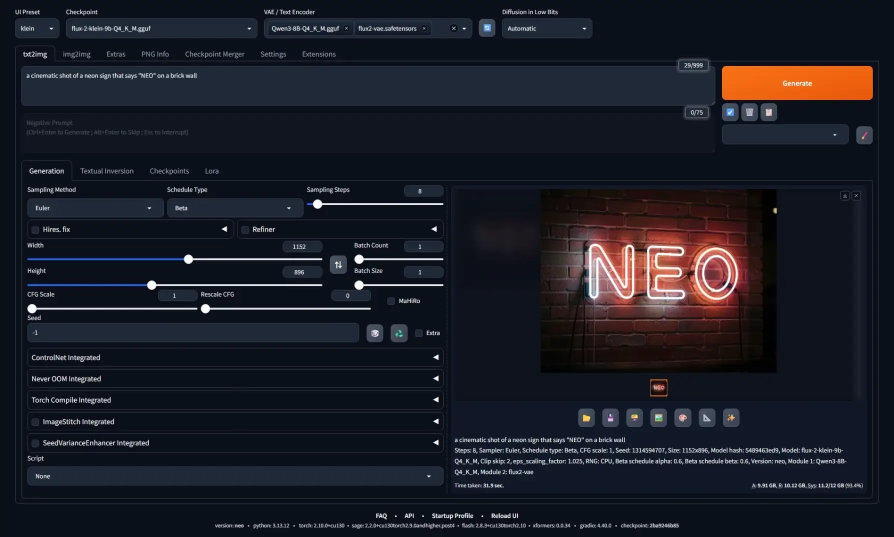
#> input picture html/ui.webp, 1788 x 1074 px (shown at 1/2 size)
$ python krea2_tiled_refine.py --input ../html/ui.webp
#> lines starting #> are read from the running program, lines starting #| are printed output that depends on the picture
### tools/krea2_8k_img2img.py
import argparse
import base64
import io
import json
import sys
import threading
import time
from datetime import datetime
from pathlib import Path

ROOT = Path(__file__).resolve().parents[1]
if str(ROOT) not in sys.path:
    sys.path.insert(0, str(ROOT))

import requests
from PIL import Image

from modules_forge.krea2_upscale import (
    SAFE_DIFFUSION_LONG_EDGE,
    capped_diffusion_size,
    require_positive_int,
    require_safe_diffusion_size,
    target_size,
    two_stage_sizes,
)


DEFAULT_API = "http://127.0.0.1:7861"
DEFAULT_OUTPUT_ROOT = "output"


def emit(message: str):
    sys.stdout.write(f"{message}\n")
    sys.stdout.flush()


# [49 lines left out: functions validate_args, image_to_b64_png, decode_b64_image, not called in this run]


def prompt_from_png(path: Path) -> tuple[str, str]:
    with Image.open(path) as image:
        params = image.info.get("parameters", "")
    if not params:
        return "", ""
    negative = ""
    prompt_block = params
    if "\nNegative prompt:" in params:
        prompt_block, rest = params.split("\nNegative prompt:", 1)
        negative = rest.split("\nSteps:", 1)[0].strip()
    elif "\nSteps:" in params:
        prompt_block = params.split("\nSteps:", 1)[0]
    return prompt_block.strip(), negative


# [500 lines left out: functions recent_saved_images, build_img2img_payload, write_payload_preview, poll_progress, post_img2img, main, not called in this run]


# [2 lines that do not run on import are left out]

### modules_forge/krea2_upscale.py
import math


SAFE_DIFFUSION_LONG_EDGE = 3584


def multiple_of(value: float, multiple: int) -> int:
    return max(multiple, int(round(value / multiple)) * multiple)


def require_positive_int(value: int | None, name: str):
    if value is not None and value <= 0:
        raise ValueError(f"{name} must be > 0.")


# [123 lines left out: functions target_size, size_from_long_edge, capped_diffusion_size, require_safe_diffusion_size, auto_first_pass_long_edge, two_stage_sizes, not called in this run]

### tools/krea2_tiled_refine.py
import argparse
import json
import sys
from datetime import datetime
from pathlib import Path

ROOT = Path(__file__).resolve().parents[1]
if str(ROOT) not in sys.path:
    sys.path.insert(0, str(ROOT))

import numpy as np
from PIL import Image

from modules_forge.krea2_upscale import require_positive_int, target_size
from tools.krea2_8k_img2img import (
    decode_b64_image,
    image_to_b64_png,
    post_img2img,
    prompt_from_png,
)


DEFAULT_API = "http://127.0.0.1:7861"
DEFAULT_OUTPUT_ROOT = "output/krea2_tiled_refine"
DEFAULT_MAX_OUTPUT_PIXELS = 24_000_000
DEFAULT_MAX_TILE_PIXELS = 1_638_400


def emit(message: str):
    sys.stdout.write(f"{message}\n")
    sys.stdout.flush()


def require_positive_float(value: float, name: str):
    if value <= 0:
        raise ValueError(f"{name} must be > 0.")


def validate_args(args):
    if (args.width is None) != (args.height is None):
        raise ValueError("--width and --height must be passed together.")

    for value, name in (
        (args.long_edge, "--long-edge"),
        (args.width, "--width"),
        (args.height, "--height"),
        (args.tile_size, "--tile-size"),
        (args.steps, "--steps"),
        (args.timeout, "--timeout"),
        (args.max_output_pixels, "--max-output-pixels"),
        (args.max_tile_pixels, "--max-tile-pixels"),
    ):
        require_positive_int(value, name)

    require_positive_float(args.scale, "--scale")
    if args.overlap < 0:
        raise ValueError("--overlap must be >= 0.")
    if args.overlap >= args.tile_size:
        raise ValueError("--overlap must be < --tile-size.")
    if args.tile_size * args.tile_size > args.max_tile_pixels:
        raise ValueError("--tile-size exceeds --max-tile-pixels.")
    if not 0 <= args.denoise <= 1:
        raise ValueError("--denoise must be between 0 and 1.")
    if args.cfg < 0:
        raise ValueError("--cfg must be >= 0.")
    if args.distilled_cfg < 0:
        raise ValueError("--distilled-cfg must be >= 0.")
    if args.progress_interval < 0:
        raise ValueError("--progress-interval must be >= 0.")
    if args.no_progress_timeout < 0:
        raise ValueError("--no-progress-timeout must be >= 0.")
    if args.no_progress_timeout > 0 and args.progress_interval <= 0:
        raise ValueError("--no-progress-timeout requires --progress-interval > 0.")


def target_size_from_args(width: int, height: int, args) -> tuple[int, int]:
    if args.width is not None and args.height is not None:
        target_w, target_h = target_size(
            width, height, args.long_edge, args.width, args.height
        )
    elif args.long_edge is not None:
        target_w, target_h = target_size(width, height, args.long_edge, None, None)
    else:
        target_w = max(1, round(width * args.scale / 64) * 64)
        target_h = max(1, round(height * args.scale / 64) * 64)

    pixels = target_w * target_h
    if pixels > args.max_output_pixels:
        raise ValueError(
            f"target size {target_w}x{target_h} is {pixels:,} pixels, exceeding --max-output-pixels."
        )
    return target_w, target_h


# [96 lines left out: functions tile_positions, axis_weights, tile_weight_mask, build_tile_payload, not called in this run]


def main() -> int:
    parser = argparse.ArgumentParser(
        description="Krea2 tiled img2img refine with feather blending."
    )
    parser.add_argument("--input", required=True, help="Input image path.")
    parser.add_argument("--api", default=DEFAULT_API, help="Forge API base URL.")
    parser.add_argument(
        "--output-root", default=DEFAULT_OUTPUT_ROOT, help="Output root directory."
    )
    parser.add_argument(
        "--prompt", default=None, help="Prompt. Defaults to PNG infotext prompt."
    )
    parser.add_argument(
        "--negative-prompt",
        default=None,
        help="Negative prompt. Defaults to PNG infotext negative prompt.",
    )
    parser.add_argument(
        "--scale",
        type=float,
        default=1.5,
        help="Target scale when --long-edge/--width/--height are not set.",
    )
    parser.add_argument("--long-edge", type=int, default=None, help="Target long edge.")
    parser.add_argument(
        "--width",
        type=int,
        default=None,
        help="Explicit target width. Must be passed with --height.",
    )
    parser.add_argument(
        "--height",
        type=int,
        default=None,
        help="Explicit target height. Must be passed with --width.",
    )
    parser.add_argument(
        "--tile-size",
        type=int,
        default=1024,
        help="Maximum tile width/height sent to img2img.",
    )
    parser.add_argument(
        "--overlap",
        type=int,
        default=192,
        help="Tile overlap used for feather blending.",
    )
    parser.add_argument("--steps", type=int, default=4)
    parser.add_argument("--sampler", default="DPM++ SDE")
    parser.add_argument("--scheduler", default="Simple")
    parser.add_argument("--cfg", type=float, default=1.0)
    parser.add_argument("--distilled-cfg", type=float, default=1.15)
    parser.add_argument("--denoise", type=float, default=0.10)
    parser.add_argument("--seed", type=int, default=-1)
    parser.add_argument(
        "--timeout", type=int, default=1800, help="Per-tile HTTP timeout in seconds."
    )
    parser.add_argument("--progress-interval", type=float, default=20.0)
    parser.add_argument("--no-progress-timeout", type=float, default=600.0)
    parser.add_argument(
        "--max-output-pixels", type=int, default=DEFAULT_MAX_OUTPUT_PIXELS
    )
    parser.add_argument("--max-tile-pixels", type=int, default=DEFAULT_MAX_TILE_PIXELS)
    parser.add_argument(
        "--dry-run",
        action="store_true",
        help="Prepare resized base and manifest without calling Forge.",
    )
    args = parser.parse_args()
    validate_args(args)

    input_path = Path(args.input)
    if not input_path.exists():
        raise FileNotFoundError(input_path)

    with Image.open(input_path) as image:
#> image is the input picture: PIL image 1788x1074 RGB; mean R, G, B 27.5, 29, 37.5
        source = image.convert("RGB")

    target_w, target_h = target_size_from_args(source.width, source.height, args)
#> target_w = 2688; target_h = 1600
    base = source.resize((target_w, target_h), Image.Resampling.LANCZOS)
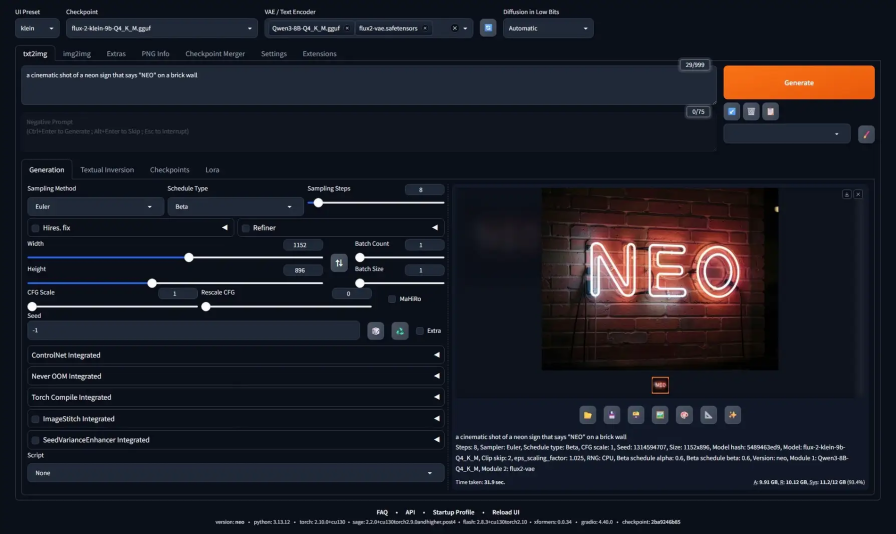
#> base: PIL image 2688x1600 RGB (shown at 1/3 size); mean R, G, B 27.5, 29, 37.5

    png_prompt, png_negative = prompt_from_png(input_path)
#> in prompt_from_png, `params = image.info.get("parameters", "")`: params = ''
    prompt = args.prompt if args.prompt is not None else png_prompt
    negative_prompt = (
        args.negative_prompt if args.negative_prompt is not None else png_negative
    )
    if not prompt:
#> (the run stopped early here; a loop or call above may not have finished)
